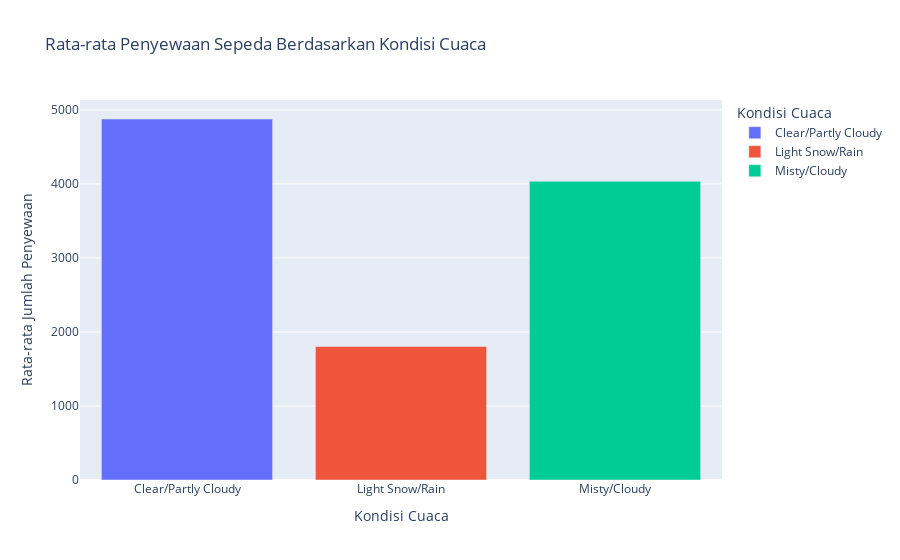

The notebook cell saved with this chart:
### Markdown cell above
### **Pertanyaan 1: Apakah cuaca buruk menyebabkan penurunan yang signifikan dalam jumlah penyewaan?**

### Code cell
avg_rentals = day.groupby('weather_cond')['count'].mean().reset_index()
fig = px.bar(avg_rentals, x='weather_cond', y='count', color='weather_cond',
             title='Rata-rata Penyewaan Sepeda Berdasarkan Kondisi Cuaca',
             labels={'weather_cond': 'Kondisi Cuaca', 'count': 'Rata-rata Jumlah Penyewaan'})
fig.show()

### Figure 1 — Plotly figure (JSON) as saved in the notebook; plotly's stock layout.template omitted (floating-point values rounded to 4 significant figures)
{"data": [{"alignmentgroup": "True", "hovertemplate": "Kondisi Cuaca=%{x}<br>Rata-rata Jumlah Penyewaan=%{y}<extra></extra>", "legendgroup": "Clear/Partly Cloudy", "marker": {"color": "#636efa", "pattern": {"shape": ""}}, "name": "Clear/Partly Cloudy", "offsetgroup": "Clear/Partly Cloudy", "orientation": "v", "showlegend": true, "textposition": "auto", "type": "bar", "x": ["Clear/Partly Cloudy"], "xaxis": "x", "y": [4877.0], "yaxis": "y"}, {"alignmentgroup": "True", "hovertemplate": "Kondisi Cuaca=%{x}<br>Rata-rata Jumlah Penyewaan=%{y}<extra></extra>", "legendgroup": "Light Snow/Rain", "marker": {"color": "#EF553B", "pattern": {"shape": ""}}, "name": "Light Snow/Rain", "offsetgroup": "Light Snow/Rain", "orientation": "v", "showlegend": true, "textposition": "auto", "type": "bar", "x": ["Light Snow/Rain"], "xaxis": "x", "y": [1803.0], "yaxis": "y"}, {"alignmentgroup": "True", "hovertemplate": "Kondisi Cuaca=%{x}<br>Rata-rata Jumlah Penyewaan=%{y}<extra></extra>", "legendgroup": "Misty/Cloudy", "marker": {"color": "#00cc96", "pattern": {"shape": ""}}, "name": "Misty/Cloudy", "offsetgroup": "Misty/Cloudy", "orientation": "v", "showlegend": true, "textposition": "auto", "type": "bar", "x": ["Misty/Cloudy"], "xaxis": "x", "y": [4036.0], "yaxis": "y"}], "layout": {"barmode": "relative", "legend": {"title": {"text": "Kondisi Cuaca"}, "tracegroupgap": 0}, "title": {"text": "Rata-rata Penyewaan Sepeda Berdasarkan Kondisi Cuaca"}, "xaxis": {"anchor": "y", "categoryarray": ["Clear/Partly Cloudy", "Light Snow/Rain", "Misty/Cloudy"], "categoryorder": "array", "domain": [0, 1], "title": {"text": "Kondisi Cuaca"}}, "yaxis": {"anchor": "x", "domain": [0, 1], "title": {"text": "Rata-rata Jumlah Penyewaan"}}}}
